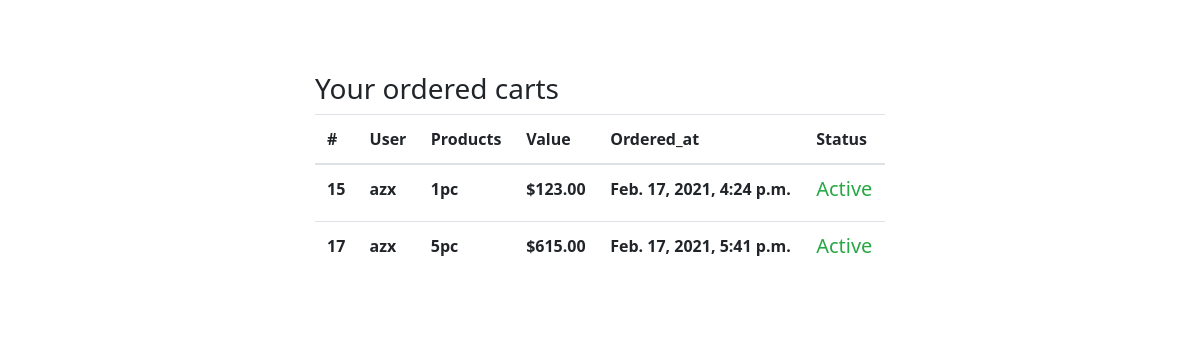
Screenshot of /ordered_carts/ (signed in) with the database file from the repository.
### marketapp/models.py (models this page shows, shortened)
class Cart(models.Model):
    user = models.ForeignKey(Client, on_delete=models.CASCADE)
    is_ordered = models.BooleanField(default=False)
    is_success = models.BooleanField(default=False)
    created_at = models.DateTimeField(auto_now_add=True)
    ordered_date = models.DateTimeField(auto_now=True, null=True)
    @property
    def get_cart_total(self):
        cart_item = self.cartitem_set.all()
        total = sum([item.get_total for item in cart_item])
        return total
    @property
    def get_total(self):
        cart_item = self.cartitem_set.all()
        total = sum(item.quantity for item in cart_item)
        return total

class Client(models.Model):
    b_user = models.OneToOneField(User, on_delete=models.CASCADE)
    phone_number = models.CharField(max_length=20)
    balance = models.IntegerField(default=0)
    image = models.ImageField(upload_to='media', null=True, blank=True)
    location = PlainLocationField(based_fields=['Uzbekistan'], zoom=7)
    role = models.CharField(max_length=15)
    def __str__(self):
        return self.b_user.username

class CartItem(models.Model):
    product = models.ForeignKey(Product, on_delete=models.CASCADE)
    cart = models.ForeignKey(Cart, on_delete=models.CASCADE)
    quantity = models.IntegerField(default=0)
    @property
    def get_total(self):
        return self.product.price * self.quantity

class Product(models.Model):
    category = models.ForeignKey(Category, on_delete=models.CASCADE)
    merchant = models.ForeignKey(Merchant, on_delete=models.CASCADE)
    name = models.CharField(max_length=40)
    description = models.CharField(max_length=255, blank=True)
    image = models.ImageField(upload_to='image', null=True)
    slug = models.SlugField(max_length=50)
    price = models.DecimalField(max_digits=16, decimal_places=2)
    quantity = models.IntegerField()
    old_price = models.DecimalField(max_digits=16, decimal_places=2)
    created_at = models.DateTimeField(auto_now_add=True)
    updates_at = models.DateTimeField(auto_now=True)

### marketapp/views.py (the view)
# urls.py: path('ordered_carts/', ordered_cart, name='ordered_carts'),
def ordered_cart(request):
    ordered_carts = Cart.objects.filter(user=request.user.client)
    return render(request, 'ordered_carts.html', {'ordered_carts': ordered_carts})

### templates/ordered_carts.html (shortened to what this page needs)
{% extends 'base.html' %}
{% load static %}
{% block header %}
    <link rel="stylesheet" href="{% static 'bootstrap/css/bootstrap.css' %}">
{% endblock %}
{% block content %}
    <div class="container w-50 my-5 py-4 rounded border-dark bg-white">
        <h3>Your ordered carts</h3>
        <table class="table">
            <thead>
            <tr>
                <th>#</th>
                <th>User</th>
                <th>Products</th>
                <th>Value</th>
                <th>Ordered_at</th>
                <th>Status</th>
            </tr>
            </thead>
            <tbody>
            {% for ordered_cart in ordered_carts %}
                <tr>
                    <th>{{ ordered_cart.id }}</th>
                    <th>{{ ordered_cart.user }}</th>
                    <th>{{ ordered_cart.get_total }}pc</th>
                    <th>${{ ordered_cart.get_cart_total }}</th>
                    <th>{{ ordered_cart.ordered_date }}</th>
                    <th><h5 class="text-success">Active</h5></th>
                </tr>
            {% endfor %}
            </tbody>
        </table>
    </div>
{% endblock %}

### static/css/base.css (style rules this page uses)
body { background: #ffffff; }

### rows the page displays
Cart: id "15", user "azx", get_total "1", get_cart_total "123.00", ordered_date "Feb. 17, 2021, 4:24 p.m."
Cart: id "17", user "azx", get_total "5", get_cart_total "615.00", ordered_date "Feb. 17, 2021, 5:41 p.m."
